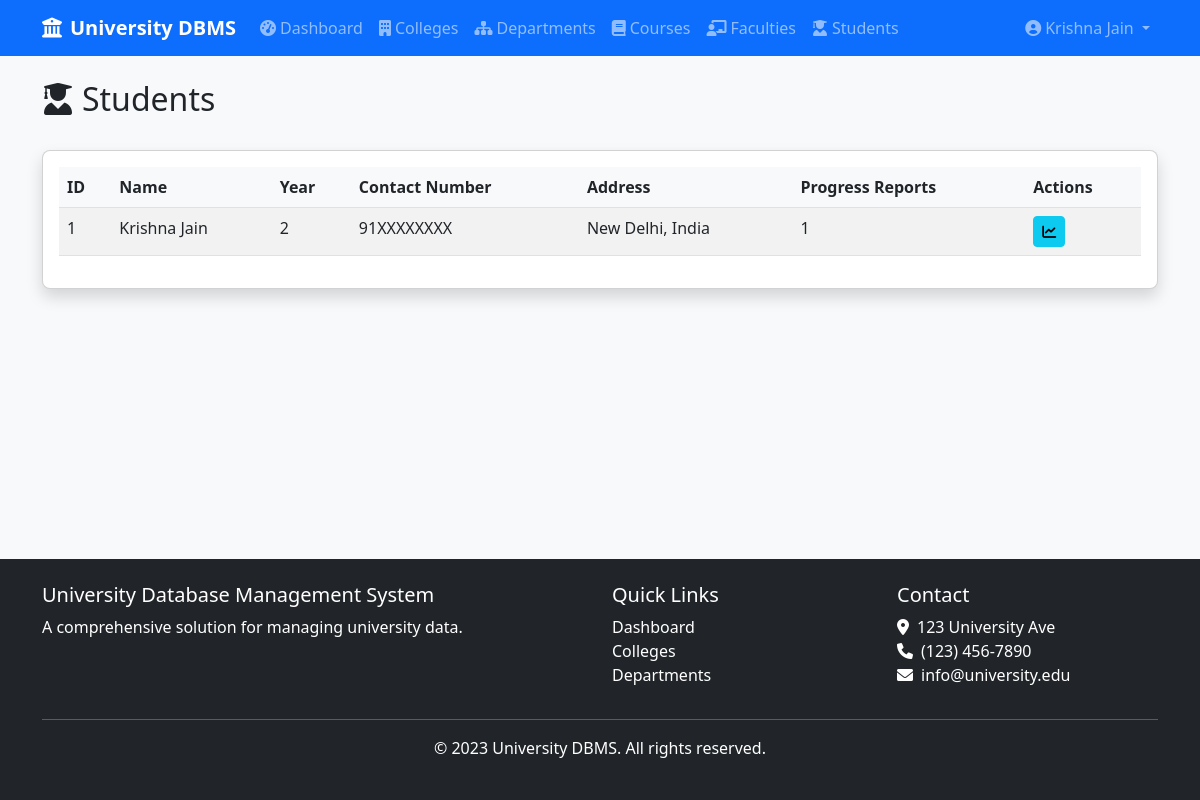
The app's page /students (signed in) with its own data.
### app/models/user.py (models this page shows, shortened)
class User(UserMixin, db.Model):
    __tablename__ = 'users'
    id = db.Column(db.Integer, primary_key=True)
    username = db.Column(db.String(100), unique=True, nullable=False)
    email = db.Column(db.String(100), unique=True, nullable=False)
    password = db.Column(db.String(100), nullable=False)
    role = db.Column(db.String(20), nullable=False, default='user')  # 'admin' or 'user'
    created_at = db.Column(db.DateTime, default=datetime.utcnow)
    def is_admin(self):
        return self.role == 'admin'

### app/models/student.py (models this page shows, shortened)
class Student(db.Model):
    id = db.Column(db.Integer, primary_key=True)
    name = db.Column(db.String(100), nullable=False)
    year = db.Column(db.Integer, nullable=False)
    contact_number = db.Column(db.String(20), nullable=False)
    address = db.Column(db.Text, nullable=False)
    created_at = db.Column(db.DateTime, default=datetime.utcnow)
    progress_reports = db.relationship('ProgressReport', backref='student', lazy=True, cascade="all, delete-orphan")

### app/routes/user.py (the view)
@user.route('/students')
@login_required
def students():
    students = Student.query.all()
    return render_template('user/students.html', students=students)

### app/models/user.py (called while the page is built)
@login_manager.user_loader
def load_user(user_id):
    return User.query.get(int(user_id))

### app/templates/user/students.html (shortened to what this page needs)
{% extends "base.html" %}
{% block content %}
<div class="d-flex justify-content-between align-items-center mb-4">
    <h2><i class="fas fa-user-graduate me-2"></i>Students</h2>
</div>
<div class="card shadow">
    <div class="card-body">
        <div class="table-responsive">
            <table class="table table-striped table-hover">
                <thead>
                    <tr>
                        <th>ID</th>
                        <th>Name</th>
                        <th>Year</th>
                        <th>Contact Number</th>
                        <th>Address</th>
                        <th>Progress Reports</th>
                        <th>Actions</th>
                    </tr>
                </thead>
                <tbody>
                    {% for student in students %}
                    <tr>
                        <td>{{ student.id }}</td>
                        <td>{{ student.name }}</td>
                        <td>{{ student.year }}</td>
                        <td>{{ student.contact_number }}</td>
                        <td>{{ student.address }}</td>
                        <td>{{ student.progress_reports|length }}</td>
                        <td>
                            <button class="btn btn-sm btn-info" type="button" data-bs-toggle="modal" data-bs-target="#progressModal{{ student.id }}">
                                <i class="fas fa-chart-line"></i>
                            </button>
                        </td>
                    </tr>
                    {% endfor %}
                </tbody>
            </table>
        </div>
    </div>
</div>
{% endblock %}

### app/templates/base.html (shortened to what this page needs)
<!DOCTYPE html>
<html lang="en">
<head>
    <link href="https://cdn.jsdelivr.net/npm/bootstrap@5.3.0-alpha1/dist/css/bootstrap.min.css" rel="stylesheet">
    <link rel="stylesheet" href="https://cdnjs.cloudflare.com/ajax/libs/font-awesome/6.0.0/css/all.min.css">
    <link rel="stylesheet" href="{{ url_for('static', filename='css/style.css') }}">
</head>
<body>
    <div class="content-wrapper">
        <header>
            <nav class="navbar navbar-expand-lg navbar-dark bg-primary">
                <div class="container">
                    <a class="navbar-brand" href="{{ url_for('user.dashboard') }}">
                        <i class="fas fa-university me-2"></i>University DBMS
                    </a>
                    <div class="collapse navbar-collapse" id="navbarNav">
                        <ul class="navbar-nav me-auto">
                            {% if current_user.is_authenticated %}
                                {% if current_user.is_admin() %}
                                    <li class="nav-item">
                                        <a class="nav-link" href="{{ url_for('admin.dashboard') }}">
                                            <i class="fas fa-tachometer-alt me-1"></i>Admin Dashboard
                                        </a>
                                    </li>
                                {% else %}
                                    <li class="nav-item">
                                        <a class="nav-link" href="{{ url_for('user.dashboard') }}">
                                            <i class="fas fa-tachometer-alt me-1"></i>Dashboard
                                        </a>
                                    </li>
                                {% endif %}
                                <li class="nav-item">
                                    <a class="nav-link" href="{{ url_for('user.colleges') }}">
                                        <i class="fas fa-building me-1"></i>Colleges
                                    </a>
                                </li>
                                <li class="nav-item">
                                    <a class="nav-link" href="{{ url_for('user.departments') }}">
                                        <i class="fas fa-sitemap me-1"></i>Departments
                                    </a>
                                </li>
                                <li class="nav-item">
                                    <a class="nav-link" href="{{ url_for('user.courses') }}">
                                        <i class="fas fa-book me-1"></i>Courses
                                    </a>
                                </li>
                                <li class="nav-item">
                                    <a class="nav-link" href="{{ url_for('user.faculties') }}">
                                        <i class="fas fa-chalkboard-teacher me-1"></i>Faculties
                                    </a>
                                </li>
                                <li class="nav-item">
                                    <a class="nav-link" href="{{ url_for('user.students') }}">
                                        <i class="fas fa-user-graduate me-1"></i>Students
                                    </a>
                                </li>
                            {% endif %}
                        </ul>
                        <ul class="navbar-nav">
                            {% if current_user.is_authenticated %}
                                <li class="nav-item dropdown">
                                    <a class="nav-link dropdown-toggle" href="#" id="navbarDropdown" role="button" data-bs-toggle="dropdown">
                                        <i class="fas fa-user-circle me-1"></i>{{ current_user.username }}
                                    </a>
                                </li>
                            {% endif %}
                        </ul>
                    </div>
                </div>
            </nav>
        </header>
        <main class="container py-4">
            {% block content %}{% endblock %}
        </main>
    </div>
    <footer class="bg-dark text-white py-4 mt-5">
        <div class="container">
            <div class="row">
                <div class="col-md-6">
                    <h5>University Database Management System</h5>
                    <p>A comprehensive solution for managing university data.</p>
                </div>
                <div class="col-md-3">
                    <h5>Quick Links</h5>
                    <ul class="list-unstyled">
                        <li><a href="{{ url_for('user.dashboard') }}" class="text-white">Dashboard</a></li>
                        <li><a href="{{ url_for('user.colleges') }}" class="text-white">Colleges</a></li>
                        <li><a href="{{ url_for('user.departments') }}" class="text-white">Departments</a></li>
                    </ul>
                </div>
                <div class="col-md-3">
                    <h5>Contact</h5>
                    <address>
                        <i class="fas fa-map-marker-alt me-2"></i>123 University Ave<br>
                        <i class="fas fa-phone me-2"></i>(123) 456-7890<br>
                        <i class="fas fa-envelope me-2"></i>info@university.edu
                    </address>
                </div>
            </div>
            <hr>
            <div class="text-center">
                <p>&copy; 2023 University DBMS. All rights reserved.</p>
            </div>
        </div>
    </footer>

### app/static/css/style.css (style rules this page uses)
body { font-family: 'Segoe UI', Tahoma, Geneva, Verdana, sans-serif; background-color: #f8f9fa; }
.navbar-brand { font-weight: 600; }
.card { border-radius: 0.5rem; transition: transform 0.3s ease; }
.table th { background-color: #f8f9fa; }
.btn { transition: all 0.3s ease; }
footer { margin-top: auto; }
footer a { text-decoration: none; }

### app/templates/base.html (style rules this page uses)
html, body { height: 100%; margin: 0; }
body { display: flex; flex-direction: column; min-height: 100vh; }
.content-wrapper { flex: 1 0 auto; display: flex; flex-direction: column; }
footer { flex-shrink: 0; width: 100%; background-color: #212529; color: white; margin-top: auto; }

### records on screen
User: username "Krishna Jain"
Student: id "1", name "Krishna Jain", year "2", contact_number "91XXXXXXXX", address "New Delhi, India", progress_reports|length "1"
